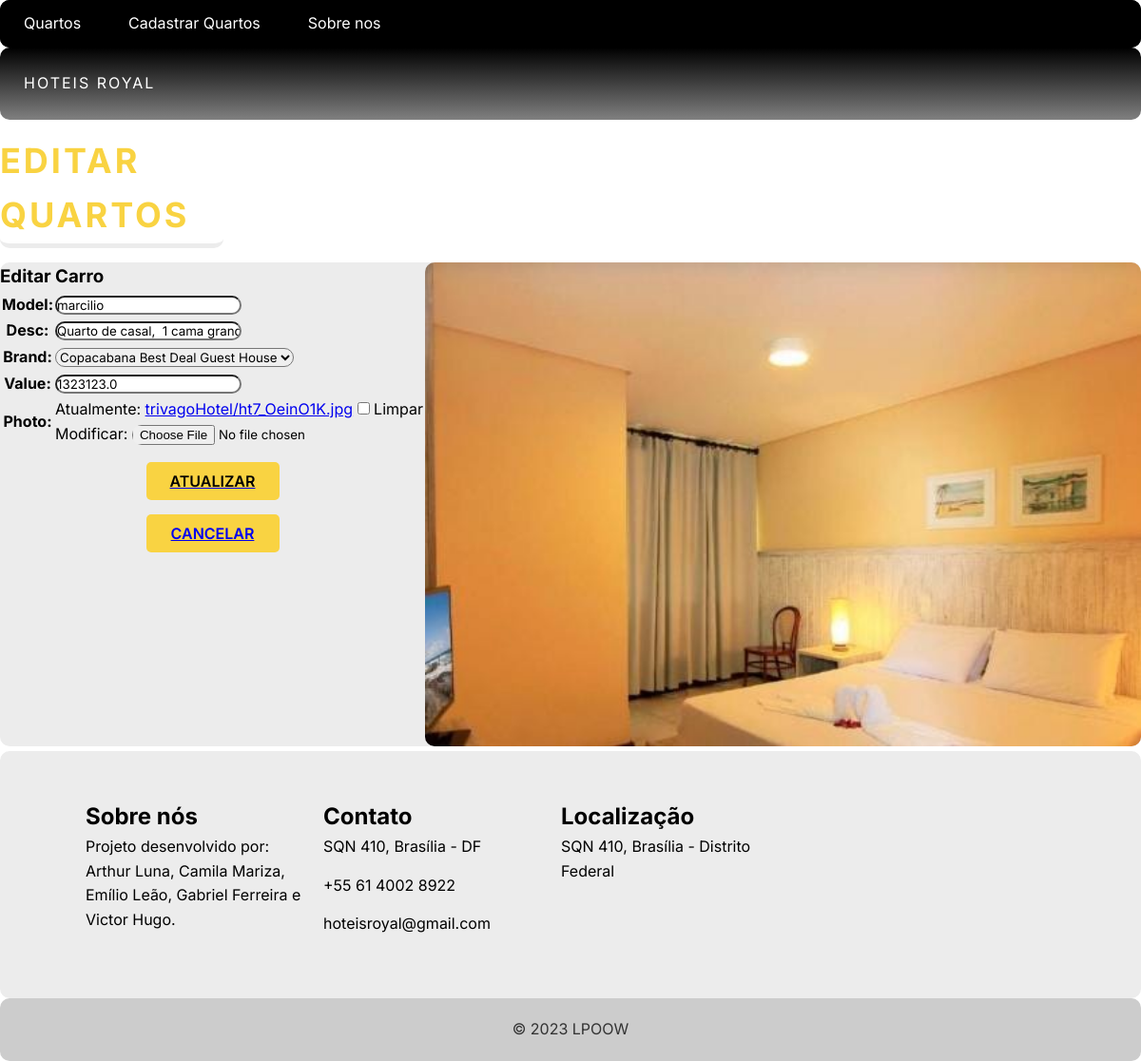
Before: /room/26/update/ with the older database file.
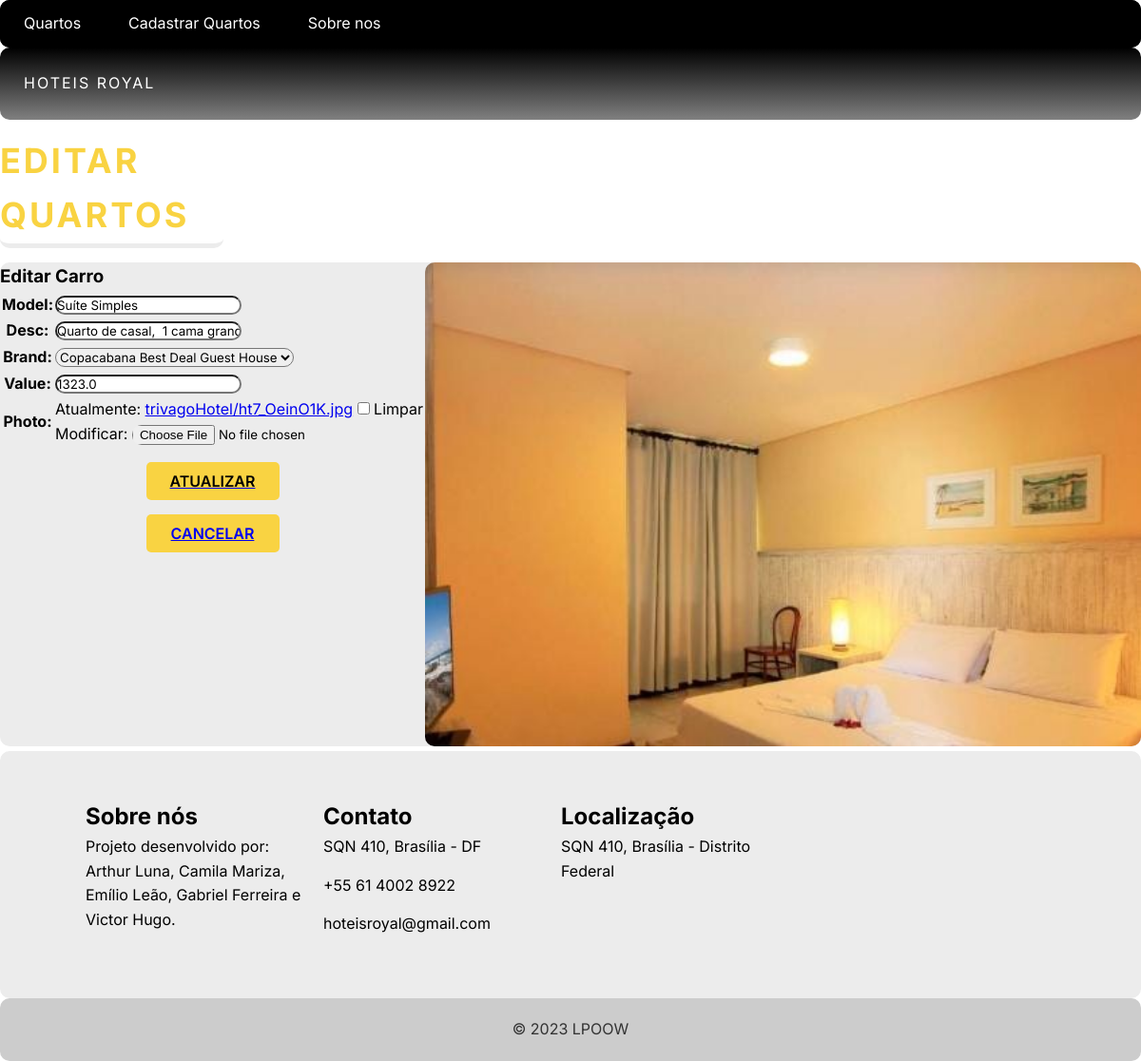
After: the same page with the newer database file.
### trivagoHotel/models.py (models this page shows, shortened)
class Hotel(models.Model):
    id = models.AutoField(primary_key=True)
    model = models.CharField(max_length=600)
    desc = models.CharField(max_length=600)
    brand = models.ForeignKey(Brand, on_delete=models.PROTECT, related_name='hotel_brand')
    value = models.FloatField(blank=True, null=True)
    photo = models.ImageField(upload_to='trivagoHotel/', blank=True, null=True)

### trivagoHotel/views.py (the view)
# urls.py: path('room/<int:pk>/update/', HotelUpdateView.as_view(), name = 'room_update'),
class HotelUpdateView(UpdateView):
    model = Hotel
    form_class = HotelModelForm
    template_name = 'room_update.html'
    success_url = '/hotels/'

### trivagoHotel/forms.py
class HotelModelForm(forms.ModelForm):
    class Meta:
        model = Hotel
        fields = '__all__'

### trivagoHotel/models.py (called while the page is built)
    def __str__(self):
        return self.name

### trivagoHotel/templates/room_update.html (shortened to what this page needs)
{% extends "base.html"%}
{% block content %}
<html>
    <head>
    </head>
    <body>
                <header class = "header" id = "header">
            <div class = "head">
                <div class = "cabeçalho">
                    <span>HOTEIS ROYAL</span>
                </div>
            </div>
        </header>
        <section class = "quartos sec-width" id = "quartos">
            <div class = "titulo">
                <h2>Editar Quartos</h2>
            </div>
            <article class = "quarto">
                <div class = "quarto-image">
                    <img src = "{{ hotel.photo.url }}" alt = "quarto image">
                </div>
                <form method="post" enctype="multipart/form-data">
                    <h1>Editar Carro</h1>
                    <table>
                        {{ form.as_table }}
                    </table>
                    <a href="{%url 'hotels_list' %}">
                        <button class="btn" type="submit"> ATUALIZAR </button>
                    </a>
                    <div>
                        <button value="Cabcelar" type = "button" class = "btn"><a href="{% url 'room_detail' pk=object.pk %}"> Cancelar</a></button>
                    </div>
                </form>
            </article>
        </section>
        <footer class = "cabecalho">
            <div class = "cabecalho-container">
                <div>
                    <h2>Sobre nós </h2>
                    <p>Projeto desenvolvido por: Arthur Luna, Camila Mariza, Emílio Leão, Gabriel Ferreira e Victor Hugo.</p>
                </div>
                <div>
                    <h2>Contato</h2>
                    <div class = "contato">
                        <span>
                            SQN 410, Brasília - DF
                        </span>
                    </div>
                    <div class = "contato">
                        <span>
                            +55 61 4002 8922
                        </span>
                    </div>
                    <div class = "contato">
                        <span>
                            hoteisroyal@gmail.com
                        </span>
                    </div>
                </div>
                <div>
                    <h2>Localização</h2>
                    <div class = "contato">
                        <span>
                            SQN 410, Brasília - Distrito Federal
                        </span>
                    </div>
                    </div>
                </div>
        </footer>
    </body>
</html>
{% endblock %}

Changed rows visible on the page:
changed Hotel "Copacabana Best Deal Guest House": model "marcilio" → "Suíte Simples"; value "1323123.0" → "1323.0"
